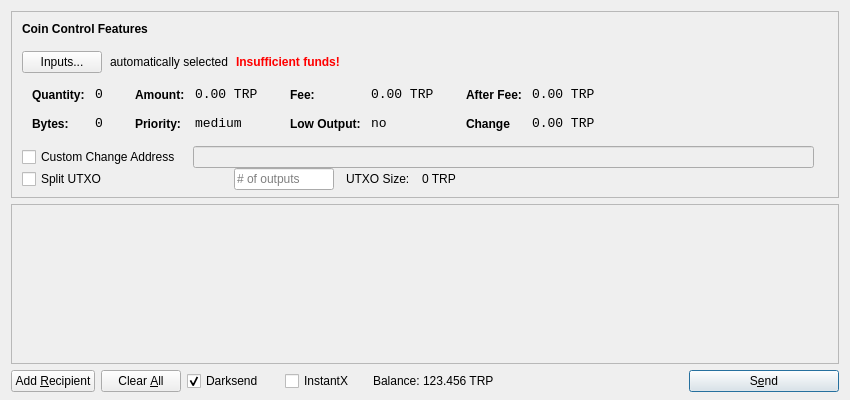
<?xml version="1.0" encoding="UTF-8"?>
<ui version="4.0">
 <class>SendCoinsDialog</class>
 <widget class="QDialog" name="SendCoinsDialog">
  <property name="geometry">
   <rect>
    <x>0</x>
    <y>0</y>
    <width>850</width>
    <height>400</height>
   </rect>
  </property>
  <property name="windowTitle">
   <string>Send Coins</string>
  </property>
  <layout class="QVBoxLayout" name="verticalLayout" stretch="0,1,0">
   <property name="bottomMargin">
    <number>8</number>
   </property>
   <item>
    <widget class="QFrame" name="frameCoinControl">
     <property name="sizePolicy">
      <sizepolicy hsizetype="Expanding" vsizetype="Expanding">
       <horstretch>0</horstretch>
       <verstretch>0</verstretch>
      </sizepolicy>
     </property>
     <property name="maximumSize">
      <size>
       <width>16777215</width>
       <height>16777215</height>
      </size>
     </property>
     <property name="frameShape">
      <enum>QFrame::StyledPanel</enum>
     </property>
     <property name="frameShadow">
      <enum>QFrame::Sunken</enum>
     </property>
     <layout class="QVBoxLayout" name="verticalLayoutCoinControl2">
      <property name="spacing">
       <number>-1</number>
      </property>
      <property name="leftMargin">
       <number>0</number>
      </property>
      <property name="topMargin">
       <number>0</number>
      </property>
      <property name="rightMargin">
       <number>0</number>
      </property>
      <property name="bottomMargin">
       <number>6</number>
      </property>
      <item>
       <layout class="QVBoxLayout" name="verticalLayoutCoinControl" stretch="0,0,0,0,1">
        <property name="spacing">
         <number>0</number>
        </property>
        <property name="leftMargin">
         <number>10</number>
        </property>
        <property name="topMargin">
         <number>10</number>
        </property>
        <item>
         <layout class="QHBoxLayout" name="horizontalLayoutCoinControl1">
          <property name="bottomMargin">
           <number>15</number>
          </property>
          <item>
           <widget class="QLabel" name="labelCoinControlFeatures">
            <property name="sizePolicy">
             <sizepolicy hsizetype="Preferred" vsizetype="Maximum">
              <horstretch>0</horstretch>
              <verstretch>0</verstretch>
             </sizepolicy>
            </property>
            <property name="font">
             <font>
              <weight>75</weight>
              <bold>true</bold>
             </font>
            </property>
            <property name="styleSheet">
             <string notr="true">font-weight:bold;</string>
            </property>
            <property name="text">
             <string>Coin Control Features</string>
            </property>
           </widget>
          </item>
         </layout>
        </item>
        <item>
         <layout class="QHBoxLayout" name="horizontalLayoutCoinControl2" stretch="0,0,0,0">
          <property name="spacing">
           <number>8</number>
          </property>
          <property name="bottomMargin">
           <number>10</number>
          </property>
          <item>
           <widget class="QPushButton" name="pushButtonCoinControl">
            <property name="styleSheet">
             <string notr="true"/>
            </property>
            <property name="text">
             <string>Inputs...</string>
            </property>
           </widget>
          </item>
          <item>
           <widget class="QLabel" name="labelCoinControlAutomaticallySelected">
            <property name="text">
             <string>automatically selected</string>
            </property>
            <property name="margin">
             <number>5</number>
            </property>
           </widget>
          </item>
          <item>
           <widget class="QLabel" name="labelCoinControlInsuffFunds">
            <property name="font">
             <font>
              <weight>75</weight>
              <bold>true</bold>
             </font>
            </property>
            <property name="styleSheet">
             <string notr="true">color:red;font-weight:bold;</string>
            </property>
            <property name="text">
             <string>Insufficient funds!</string>
            </property>
            <property name="margin">
             <number>5</number>
            </property>
           </widget>
          </item>
          <item>
           <spacer name="horizontalSpacerCoinControl">
            <property name="orientation">
             <enum>Qt::Horizontal</enum>
            </property>
            <property name="sizeHint" stdset="0">
             <size>
              <width>40</width>
              <height>1</height>
             </size>
            </property>
           </spacer>
          </item>
         </layout>
        </item>
        <item>
         <widget class="QWidget" name="widgetCoinControl" native="true">
          <property name="sizePolicy">
           <sizepolicy hsizetype="Preferred" vsizetype="Preferred">
            <horstretch>0</horstretch>
            <verstretch>0</verstretch>
           </sizepolicy>
          </property>
          <property name="minimumSize">
           <size>
            <width>0</width>
            <height>0</height>
           </size>
          </property>
          <property name="styleSheet">
           <string notr="true"/>
          </property>
          <layout class="QHBoxLayout" name="horizontalLayoutCoinControl5">
           <property name="margin">
            <number>0</number>
           </property>
           <item>
            <layout class="QHBoxLayout" name="horizontalLayoutCoinControl3" stretch="0,0,0,1">
             <property name="spacing">
              <number>20</number>
             </property>
             <property name="topMargin">
              <number>0</number>
             </property>
             <property name="bottomMargin">
              <number>10</number>
             </property>
             <item>
              <layout class="QFormLayout" name="formLayoutCoinControl1">
               <property name="horizontalSpacing">
                <number>10</number>
               </property>
               <property name="verticalSpacing">
                <number>14</number>
               </property>
               <property name="leftMargin">
                <number>10</number>
               </property>
               <property name="topMargin">
                <number>4</number>
               </property>
               <property name="rightMargin">
                <number>6</number>
               </property>
               <item row="0" column="0">
                <widget class="QLabel" name="labelCoinControlQuantityText">
                 <property name="styleSheet">
                  <string notr="true">font-weight:bold;</string>
                 </property>
                 <property name="text">
                  <string>Quantity:</string>
                 </property>
                 <property name="margin">
                  <number>0</number>
                 </property>
                </widget>
               </item>
               <item row="0" column="1">
                <widget class="QLabel" name="labelCoinControlQuantity">
                 <property name="font">
                  <font>
                   <family>Monospace</family>
                   <pointsize>10</pointsize>
                  </font>
                 </property>
                 <property name="cursor">
                  <cursorShape>IBeamCursor</cursorShape>
                 </property>
                 <property name="contextMenuPolicy">
                  <enum>Qt::ActionsContextMenu</enum>
                 </property>
                 <property name="text">
                  <string>0</string>
                 </property>
                 <property name="margin">
                  <number>0</number>
                 </property>
                 <property name="textInteractionFlags">
                  <set>Qt::LinksAccessibleByMouse|Qt::TextSelectableByKeyboard|Qt::TextSelectableByMouse</set>
                 </property>
                </widget>
               </item>
               <item row="1" column="0">
                <widget class="QLabel" name="labelCoinControlBytesText">
                 <property name="styleSheet">
                  <string notr="true">font-weight:bold;</string>
                 </property>
                 <property name="text">
                  <string>Bytes:</string>
                 </property>
                </widget>
               </item>
               <item row="1" column="1">
                <widget class="QLabel" name="labelCoinControlBytes">
                 <property name="font">
                  <font>
                   <family>Monospace</family>
                   <pointsize>10</pointsize>
                  </font>
                 </property>
                 <property name="cursor">
                  <cursorShape>IBeamCursor</cursorShape>
                 </property>
                 <property name="contextMenuPolicy">
                  <enum>Qt::ActionsContextMenu</enum>
                 </property>
                 <property name="text">
                  <string>0</string>
                 </property>
                 <property name="textInteractionFlags">
                  <set>Qt::LinksAccessibleByMouse|Qt::TextSelectableByKeyboard|Qt::TextSelectableByMouse</set>
                 </property>
                </widget>
               </item>
              </layout>
             </item>
             <item>
              <layout class="QFormLayout" name="formLayoutCoinControl2">
               <property name="horizontalSpacing">
                <number>10</number>
               </property>
               <property name="verticalSpacing">
                <number>14</number>
               </property>
               <property name="leftMargin">
                <number>6</number>
               </property>
               <property name="topMargin">
                <number>4</number>
               </property>
               <property name="rightMargin">
                <number>6</number>
               </property>
               <item row="0" column="0">
                <widget class="QLabel" name="labelCoinControlAmountText">
                 <property name="styleSheet">
                  <string notr="true">font-weight:bold;</string>
                 </property>
                 <property name="text">
                  <string>Amount:</string>
                 </property>
                 <property name="margin">
                  <number>0</number>
                 </property>
                </widget>
               </item>
               <item row="0" column="1">
                <widget class="QLabel" name="labelCoinControlAmount">
                 <property name="font">
                  <font>
                   <family>Monospace</family>
                   <pointsize>10</pointsize>
                  </font>
                 </property>
                 <property name="cursor">
                  <cursorShape>IBeamCursor</cursorShape>
                 </property>
                 <property name="contextMenuPolicy">
                  <enum>Qt::ActionsContextMenu</enum>
                 </property>
                 <property name="text">
                  <string>0.00 TRP</string>
                 </property>
                 <property name="textInteractionFlags">
                  <set>Qt::LinksAccessibleByMouse|Qt::TextSelectableByKeyboard|Qt::TextSelectableByMouse</set>
                 </property>
                </widget>
               </item>
               <item row="1" column="0">
                <widget class="QLabel" name="labelCoinControlPriorityText">
                 <property name="styleSheet">
                  <string notr="true">font-weight:bold;</string>
                 </property>
                 <property name="text">
                  <string>Priority:</string>
                 </property>
                </widget>
               </item>
               <item row="1" column="1">
                <widget class="QLabel" name="labelCoinControlPriority">
                 <property name="font">
                  <font>
                   <family>Monospace</family>
                   <pointsize>10</pointsize>
                  </font>
                 </property>
                 <property name="cursor">
                  <cursorShape>IBeamCursor</cursorShape>
                 </property>
                 <property name="contextMenuPolicy">
                  <enum>Qt::ActionsContextMenu</enum>
                 </property>
                 <property name="text">
                  <string>medium</string>
                 </property>
                 <property name="textInteractionFlags">
                  <set>Qt::LinksAccessibleByMouse|Qt::TextSelectableByKeyboard|Qt::TextSelectableByMouse</set>
                 </property>
                </widget>
               </item>
              </layout>
             </item>
             <item>
              <layout class="QFormLayout" name="formLayoutCoinControl3">
               <property name="horizontalSpacing">
                <number>10</number>
               </property>
               <property name="verticalSpacing">
                <number>14</number>
               </property>
               <property name="leftMargin">
                <number>6</number>
               </property>
               <property name="topMargin">
                <number>4</number>
               </property>
               <property name="rightMargin">
                <number>6</number>
               </property>
               <item row="0" column="0">
                <widget class="QLabel" name="labelCoinControlFeeText">
                 <property name="styleSheet">
                  <string notr="true">font-weight:bold;</string>
                 </property>
                 <property name="text">
                  <string>Fee:</string>
                 </property>
                 <property name="margin">
                  <number>0</number>
                 </property>
                </widget>
               </item>
               <item row="0" column="1">
                <widget class="QLabel" name="labelCoinControlFee">
                 <property name="font">
                  <font>
                   <family>Monospace</family>
                   <pointsize>10</pointsize>
                  </font>
                 </property>
                 <property name="cursor">
                  <cursorShape>IBeamCursor</cursorShape>
                 </property>
                 <property name="contextMenuPolicy">
                  <enum>Qt::ActionsContextMenu</enum>
                 </property>
                 <property name="text">
                  <string>0.00 TRP</string>
                 </property>
                 <property name="textInteractionFlags">
                  <set>Qt::LinksAccessibleByMouse|Qt::TextSelectableByKeyboard|Qt::TextSelectableByMouse</set>
                 </property>
                </widget>
               </item>
               <item row="1" column="0">
                <widget class="QLabel" name="labelCoinControlLowOutputText">
                 <property name="styleSheet">
                  <string notr="true">font-weight:bold;</string>
                 </property>
                 <property name="text">
                  <string>Low Output:</string>
                 </property>
                </widget>
               </item>
               <item row="1" column="1">
                <widget class="QLabel" name="labelCoinControlLowOutput">
                 <property name="font">
                  <font>
                   <family>Monospace</family>
                   <pointsize>10</pointsize>
                  </font>
                 </property>
                 <property name="cursor">
                  <cursorShape>IBeamCursor</cursorShape>
                 </property>
                 <property name="contextMenuPolicy">
                  <enum>Qt::ActionsContextMenu</enum>
                 </property>
                 <property name="text">
                  <string>no</string>
                 </property>
                 <property name="textInteractionFlags">
                  <set>Qt::LinksAccessibleByMouse|Qt::TextSelectableByKeyboard|Qt::TextSelectableByMouse</set>
                 </property>
                </widget>
               </item>
              </layout>
             </item>
             <item>
              <layout class="QFormLayout" name="formLayoutCoinControl4">
               <property name="horizontalSpacing">
                <number>10</number>
               </property>
               <property name="verticalSpacing">
                <number>14</number>
               </property>
               <property name="leftMargin">
                <number>6</number>
               </property>
               <property name="topMargin">
                <number>4</number>
               </property>
               <property name="rightMargin">
                <number>6</number>
               </property>
               <item row="0" column="0">
                <widget class="QLabel" name="labelCoinControlAfterFeeText">
                 <property name="styleSheet">
                  <string notr="true">font-weight:bold;</string>
                 </property>
                 <property name="text">
                  <string>After Fee:</string>
                 </property>
                 <property name="margin">
                  <number>0</number>
                 </property>
                </widget>
               </item>
               <item row="0" column="1">
                <widget class="QLabel" name="labelCoinControlAfterFee">
                 <property name="font">
                  <font>
                   <family>Monospace</family>
                   <pointsize>10</pointsize>
                  </font>
                 </property>
                 <property name="cursor">
                  <cursorShape>IBeamCursor</cursorShape>
                 </property>
                 <property name="contextMenuPolicy">
                  <enum>Qt::ActionsContextMenu</enum>
                 </property>
                 <property name="text">
                  <string>0.00 TRP</string>
                 </property>
                 <property name="textInteractionFlags">
                  <set>Qt::LinksAccessibleByMouse|Qt::TextSelectableByKeyboard|Qt::TextSelectableByMouse</set>
                 </property>
                </widget>
               </item>
               <item row="1" column="0">
                <widget class="QLabel" name="labelCoinControlChangeText">
                 <property name="styleSheet">
                  <string notr="true">font-weight:bold;</string>
                 </property>
                 <property name="text">
                  <string>Change</string>
                 </property>
                </widget>
               </item>
               <item row="1" column="1">
                <widget class="QLabel" name="labelCoinControlChange">
                 <property name="font">
                  <font>
                   <family>Monospace</family>
                   <pointsize>10</pointsize>
                  </font>
                 </property>
                 <property name="cursor">
                  <cursorShape>IBeamCursor</cursorShape>
                 </property>
                 <property name="contextMenuPolicy">
                  <enum>Qt::ActionsContextMenu</enum>
                 </property>
                 <property name="text">
                  <string>0.00 TRP</string>
                 </property>
                 <property name="textInteractionFlags">
                  <set>Qt::LinksAccessibleByMouse|Qt::TextSelectableByKeyboard|Qt::TextSelectableByMouse</set>
                 </property>
                </widget>
               </item>
              </layout>
             </item>
            </layout>
           </item>
          </layout>
         </widget>
        </item>
        <item>
         <layout class="QHBoxLayout" name="horizontalLayoutCoinControl4" stretch="0,0,0">
          <property name="spacing">
           <number>12</number>
          </property>
          <property name="sizeConstraint">
           <enum>QLayout::SetDefaultConstraint</enum>
          </property>
          <property name="topMargin">
           <number>5</number>
          </property>
          <property name="rightMargin">
           <number>5</number>
          </property>
          <item>
           <widget class="QCheckBox" name="checkBoxCoinControlChange">
            <property name="text">
             <string>Custom Change Address</string>
            </property>
           </widget>
          </item>
          <item>
           <widget class="QLineEdit" name="lineEditCoinControlChange">
            <property name="enabled">
             <bool>false</bool>
            </property>
            <property name="sizePolicy">
             <sizepolicy hsizetype="Expanding" vsizetype="Fixed">
              <horstretch>0</horstretch>
              <verstretch>0</verstretch>
             </sizepolicy>
            </property>
           </widget>
          </item>
          <item>
           <widget class="QLabel" name="labelCoinControlChangeLabel">
            <property name="sizePolicy">
             <sizepolicy hsizetype="Preferred" vsizetype="Expanding">
              <horstretch>0</horstretch>
              <verstretch>0</verstretch>
             </sizepolicy>
            </property>
            <property name="minimumSize">
             <size>
              <width>0</width>
              <height>0</height>
             </size>
            </property>
            <property name="text">
             <string/>
            </property>
            <property name="margin">
             <number>3</number>
            </property>
           </widget>
          </item>
         </layout>
        </item>
        <item>
         <layout class="QHBoxLayout" name="horizontalLayoutCoinControl6">
          <property name="spacing">
           <number>12</number>
          </property>
          <property name="rightMargin">
           <number>0</number>
          </property>
          <item>
           <widget class="QCheckBox" name="splitBlockCheckBox">
            <property name="sizePolicy">
             <sizepolicy hsizetype="Preferred" vsizetype="Preferred">
              <horstretch>0</horstretch>
              <verstretch>0</verstretch>
             </sizepolicy>
            </property>
            <property name="minimumSize">
             <size>
              <width>200</width>
              <height>0</height>
             </size>
            </property>
            <property name="maximumSize">
             <size>
              <width>200</width>
              <height>16777215</height>
             </size>
            </property>
            <property name="text">
             <string>Split UTXO</string>
            </property>
           </widget>
          </item>
          <item>
           <widget class="QLineEdit" name="splitBlockLineEdit">
            <property name="sizePolicy">
             <sizepolicy hsizetype="Preferred" vsizetype="Preferred">
              <horstretch>50</horstretch>
              <verstretch>0</verstretch>
             </sizepolicy>
            </property>
            <property name="minimumSize">
             <size>
              <width>100</width>
              <height>0</height>
             </size>
            </property>
            <property name="maximumSize">
             <size>
              <width>100</width>
              <height>16777215</height>
             </size>
            </property>
            <property name="placeholderText">
             <string># of outputs</string>
            </property>
           </widget>
          </item>
          <item>
           <widget class="QLabel" name="labelBlockSizeText">
            <property name="text">
             <string>UTXO Size:</string>
            </property>
           </widget>
          </item>
          <item>
           <widget class="QLabel" name="labelBlockSize">
            <property name="text">
             <string>0 TRP</string>
            </property>
           </widget>
          </item>
          <item>
           <spacer name="horizontalSpacer_7">
            <property name="orientation">
             <enum>Qt::Horizontal</enum>
            </property>
            <property name="sizeHint" stdset="0">
             <size>
              <width>40</width>
              <height>20</height>
             </size>
            </property>
           </spacer>
          </item>
         </layout>
        </item>
        <item>
         <spacer name="verticalSpacerCoinControl">
          <property name="orientation">
           <enum>Qt::Vertical</enum>
          </property>
          <property name="sizeHint" stdset="0">
           <size>
            <width>800</width>
            <height>1</height>
           </size>
          </property>
         </spacer>
        </item>
       </layout>
      </item>
     </layout>
    </widget>
   </item>
   <item>
    <widget class="QScrollArea" name="scrollArea">
     <property name="widgetResizable">
      <bool>true</bool>
     </property>
     <widget class="QWidget" name="scrollAreaWidgetContents">
      <property name="geometry">
       <rect>
        <x>0</x>
        <y>0</y>
        <width>830</width>
        <height>165</height>
       </rect>
      </property>
      <layout class="QVBoxLayout" name="verticalLayout_2">
       <property name="margin">
        <number>0</number>
       </property>
       <item>
        <layout class="QVBoxLayout" name="entries">
         <property name="spacing">
          <number>6</number>
         </property>
        </layout>
       </item>
       <item>
        <spacer name="verticalSpacer">
         <property name="orientation">
          <enum>Qt::Vertical</enum>
         </property>
         <property name="sizeHint" stdset="0">
          <size>
           <width>20</width>
           <height>40</height>
          </size>
         </property>
        </spacer>
       </item>
      </layout>
     </widget>
    </widget>
   </item>
   <item>
    <layout class="QHBoxLayout" name="horizontalLayout">
     <item>
      <widget class="QPushButton" name="addButton">
       <property name="toolTip">
        <string>Send to multiple recipients at once</string>
       </property>
       <property name="text">
        <string>Add &amp;Recipient</string>
       </property>
       <property name="autoDefault">
        <bool>false</bool>
       </property>
      </widget>
     </item>
     <item>
      <widget class="QPushButton" name="clearButton">
       <property name="sizePolicy">
        <sizepolicy hsizetype="Minimum" vsizetype="Fixed">
         <horstretch>0</horstretch>
         <verstretch>0</verstretch>
        </sizepolicy>
       </property>
       <property name="toolTip">
        <string>Remove all transaction fields</string>
       </property>
       <property name="text">
        <string>Clear &amp;All</string>
       </property>
       <property name="autoRepeatDelay">
        <number>300</number>
       </property>
       <property name="autoDefault">
        <bool>false</bool>
       </property>
      </widget>
     </item>
     <item>
      <layout class="QHBoxLayout" name="horizontalLayout_2">
       <property name="spacing">
        <number>3</number>
       </property>
        <item>
        <widget class="QCheckBox" name="checkUseDarksend">
         <property name="minimumSize">
          <size>
           <width>95</width>
           <height>0</height>
          </size>
         </property>
         <property name="text">
          <string>Darksend</string>
         </property>
         <property name="checked">
          <bool>true</bool>
         </property>
        </widget>
       </item>
       <item>
        <widget class="QCheckBox" name="checkInstantX">
         <property name="enabled">
          <bool>true</bool>
         </property>
         <property name="minimumSize">
          <size>
           <width>85</width>
           <height>0</height>
          </size>
         </property>
         <property name="text">
          <string>InstantX</string>
         </property>
        </widget>
       </item>
       <item>
        <widget class="QLabel" name="label">
         <property name="sizePolicy">
          <sizepolicy hsizetype="Preferred" vsizetype="Fixed">
           <horstretch>0</horstretch>
           <verstretch>0</verstretch>
          </sizepolicy>
         </property>
         <property name="text">
          <string>Balance:</string>
         </property>
        </widget>
       </item>
       <item>
        <widget class="QLabel" name="labelBalance">
         <property name="sizePolicy">
          <sizepolicy hsizetype="Preferred" vsizetype="Fixed">
           <horstretch>0</horstretch>
           <verstretch>0</verstretch>
          </sizepolicy>
         </property>
         <property name="cursor">
          <cursorShape>IBeamCursor</cursorShape>
         </property>
         <property name="text">
          <string>123.456 TRP</string>
         </property>
         <property name="textInteractionFlags">
          <set>Qt::LinksAccessibleByMouse|Qt::TextSelectableByKeyboard|Qt::TextSelectableByMouse</set>
         </property>
        </widget>
       </item>
      </layout>
     </item>
     <item>
      <spacer name="horizontalSpacer">
       <property name="orientation">
        <enum>Qt::Horizontal</enum>
       </property>
       <property name="sizeHint" stdset="0">
        <size>
         <width>40</width>
         <height>20</height>
        </size>
       </property>
      </spacer>
     </item>
     <item>
      <widget class="QPushButton" name="sendButton">
       <property name="minimumSize">
        <size>
         <width>150</width>
         <height>0</height>
        </size>
       </property>
       <property name="toolTip">
        <string>Confirm the send action</string>
       </property>
       <property name="text">
        <string>S&amp;end</string>
       </property>
       <property name="icon">
        <iconset resource="../bitcoin.qrc">
         <normaloff>:/icons/send</normaloff>:/icons/send</iconset>
       </property>
       <property name="default">
        <bool>true</bool>
       </property>
      </widget>
     </item>
    </layout>
   </item>
  </layout>
 </widget>
 <resources>
  <include location="../bitcoin.qrc"/>
 </resources>
 <connections/>
</ui>
